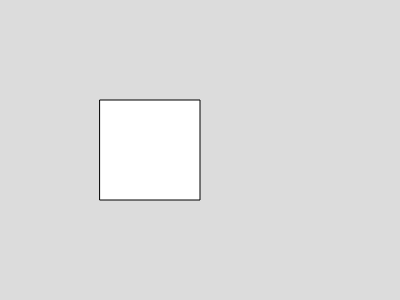
Frame 1 (no input)
Frame 60 (no input): identical to frame 1, image omitted
Frame 120 (the mouse pressed at the canvas centre since frame 60): identical to frame 1, image omitted

The p5.js sketch that drew this single still picture (run headless with seeded random() and noise() and a simulated clock; from frame 60 on, the mouse is pressed at the canvas centre):

// p5.js sketch
// ── sketch.js
//TIMER using millis() via jht v2
//https://editor.p5js.org/benjamin.bergery/sketches/pQZhMlt3C

let itime = 0;

function setup() {
  createCanvas(400, 300);
 itime = millis();
}

function draw() {
  background(220);
  
  let lapse = (millis() - itime)/1000;
  if (lapse >= 0 && lapse < 3) {
    rect(100, 100, 100, 100);
  }
  // reset after 5 seconds
  if (lapse > 5) { itime = millis();}

}


// https://p5js.org/reference/#/p5/millis

// https://editor.p5js.org/jht1493/sketches/DW02dgsn6
// 3.3 counter for time
// Display white rect briefly using frame counter variable

// https://editor.p5js.org/benjamin.bergery/sketches/Vq37MoRDA
// https://editor.p5js.org/jht1493/sketches/e3KJv7fxt
